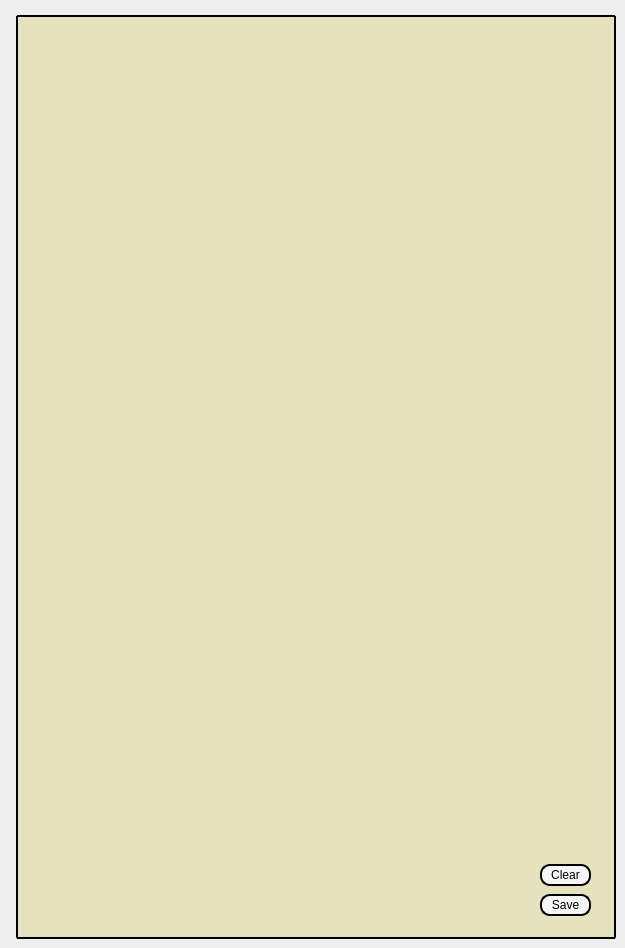
    <widget class="QWidget" name="secondaryTab">
     <attribute name="title">
      <string>ECU2</string>
     </attribute>
     <widget class="QPushButton" name="saveSecondaryConsoleButton">
      <property name="geometry">
       <rect>
        <x>540</x>
        <y>894</y>
        <width>51</width>
        <height>22</height>
       </rect>
      </property>
      <property name="styleSheet">
       <string notr="true">QPushButton {
    color: #000000; /* Text color */
    border: 2px solid #000000; /* Border color */
    border-radius: 10px; /* Rounded corners */
	background-color: #F6F6F6;
}

QPushButton:hover {
    border: 2px solid #000000; /* Border color */
    border-radius: 1px; /* Rounded corners */
	background-color: #A6FFA7;
}

QPushButton:pressed {
	border: 2px solid #000000; /* Border color */
    border-radius: 1px; /* Rounded corners */
	background-color: #A6FFA7;
}</string>
      </property>
      <property name="text">
       <string>Save</string>
      </property>
     </widget>
     <widget class="QPushButton" name="clearSecondaryConsoleButton">
      <property name="geometry">
       <rect>
        <x>540</x>
        <y>864</y>
        <width>51</width>
        <height>22</height>
       </rect>
      </property>
      <property name="styleSheet">
       <string notr="true">QPushButton {
    color: #000000; /* Text color */
    border: 2px solid #000000; /* Border color */
    border-radius: 10px; /* Rounded corners */
	background-color: #F6F6F6;
}

QPushButton:hover {
    border: 2px solid #000000; /* Border color */
    border-radius: 1px; /* Rounded corners */
	background-color: #A6FFA7;
}

QPushButton:pressed {
	border: 2px solid #000000; /* Border color */
    border-radius: 1px; /* Rounded corners */
	background-color: #A6FFA7;
}</string>
      </property>
      <property name="text">
       <string>Clear</string>
      </property>
     </widget>
     <widget class="QTextBrowser" name="secondaryConsoleLog">
      <property name="geometry">
       <rect>
        <x>16</x>
        <y>15</y>
        <width>600</width>
        <height>924</height>
       </rect>
      </property>
      <property name="font">
       <font>
        <family>Consolas</family>
        <pointsize>8</pointsize>
       </font>
      </property>
      <property name="cursor" stdset="0">
       <cursorShape>ArrowCursor</cursorShape>
      </property>
      <property name="styleSheet">
       <string notr="true">QTextBrowser {
    border: 2px solid black; /* Border for the group box */
    border-radius: 1px; /* Smallest rounded corners for the border */
    background-color: #E6E2BE; /* Yellowish-beige background color */
    padding-top: 1px; /* Add padding to the top */
    padding-bottom: 1px; /* Add padding to the bottom */
    padding-right: 1px; /* Add padding to the right to move the scrollbar inward */
	color: black; /* Default black text colour */
}

/* Vertical scroll bar */
QScrollBar:vertical {
    background: #E6E2BE; /* Background color of the scrollbar track */
    width: 10px; /* Width of the scrollbar */
    border-radius: 1px; /* Smallest rounded corners for the scrollbar track */
}

QScrollBar::handle:vertical {
    background: #FFA2A7; /* Background color of the handle */
    border: 1px solid black; /* Border color of the handle */
    border-radius: 4px; /* Smallest rounded corners for the handle */
    min-height: 20px; /* Minimum height of the handle */
}

QScrollBar::handle:vertical:hover {
    background: #A6FFA7; /* Change background color to green when hovered */
}

QScrollBar::handle:vertical:pressed {
    background: #A6FFA7; /* Change background color to green when selected */
}

QScrollBar::add-line:vertical, QScrollBar::sub-line:vertical {
    background: none; /* Match the background color of the QTextBrowser */
    height: 0px; /* Height set to 0 to hide the add-line and sub-line */
    border: none; /* Remove any border */
}

QScrollBar::up-arrow:vertical, QScrollBar::down-arrow:vertical {
    background: none; /* No background for the up-arrow and down-arrow */
    height: 0px; /* Height set to 0 to hide the up-arrow and down-arrow */
    border: none; /* Remove any border */
}

QScrollBar::add-page:vertical, QScrollBar::sub-page:vertical {
    background: none; /* No background for the add-page and sub-page */
    border: none; /* Remove any border */
}

/* Horizontal scroll bar */
QScrollBar:horizontal {
    background: #E6E2BE; /* Background color of the scrollbar track */
    height: 10px; /* Height of the scrollbar */
    border-radius: 1px; /* Smallest rounded corners for the scrollbar track */
	padding-left: 1px;
}

QScrollBar::handle:horizontal {
    background: #FFA2A7; /* Background color of the handle */
    border: 1px solid black; /* Border color of the handle */
    border-radius: 4px; /* Smallest rounded corners for the handle */
    min-width: 20px; /* Minimum width of the handle */
}

QScrollBar::handle:horizontal:hover {
    background: #A6FFA7; /* Change background color to green when hovered */
}

QScrollBar::handle:horizontal:pressed {
    background: #A6FFA7; /* Change background color to green when selected */
}

QScrollBar::add-line:horizontal, QScrollBar::sub-line:horizontal {
    background: none; /* Consistent background for hiding */
    width: 0px; /* Use width for horizontal scrollbar buttons */
    border: none; /* Remove any border */
}

QScrollBar::left-arrow:horizontal, QScrollBar::right-arrow:horizontal {
    background: none; /* No background for the arrows */
    width: 0px; /* Use width for horizontal scrollbar arrows */
    border: none; /* Remove any border */
}

QScrollBar::add-page:horizontal, QScrollBar::sub-page:horizontal {
    background: none; /* No background for the add-page and sub-page */
    border: none; /* Remove any border */
}</string>
      </property>
      <property name="lineWrapMode">
       <enum>QTextEdit::LineWrapMode::NoWrap</enum>
      </property>
     </widget>
     <zorder>secondaryConsoleLog</zorder>
     <zorder>clearSecondaryConsoleButton</zorder>
     <zorder>saveSecondaryConsoleButton</zorder>
    </widget>
